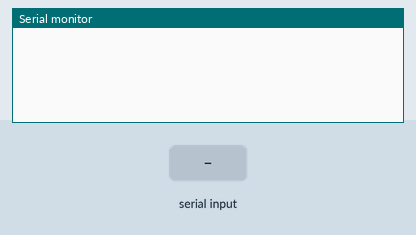
The sketch below on a simulated Arduino Uno, built with avr-gcc and run on an emulated ATmega328P. Parts: the last lines printed to the serial monitor. The test bench sets the inputs (shaded band).

Above: at 1.2 s.
1.3 s: "90,45\n" received over Serial
At 2.1 s:
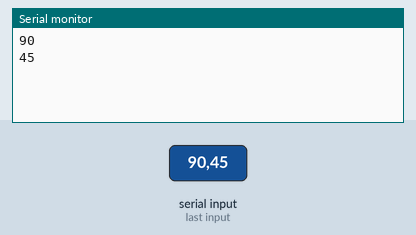
2.8 s: "30,150\n" received over Serial
At 5.3 s:
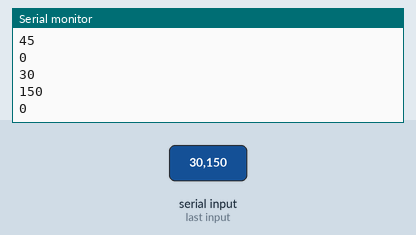
Timing chart, 0 to 6.8 s (numbered marks = the images above; inputs shaded):
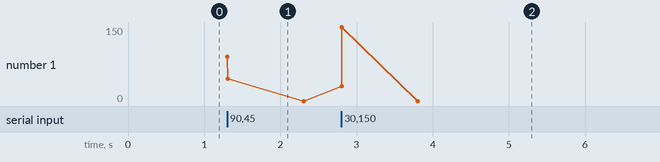

The sketch:

pyserial_test.ino
```cpp
int received;

void setup() {
  // initialize serial
  Serial.begin(9600);

}

void loop() {
  if (Serial.available()) {
    received = Serial.parseInt();
    Serial.println(received);
  }

}
```

Measured:
- after the input at 1.3 s, the serial monitor: prints a new line at once (image 1)
- after the input at 2.8 s, the serial monitor: prints a new line at once (image 2)
